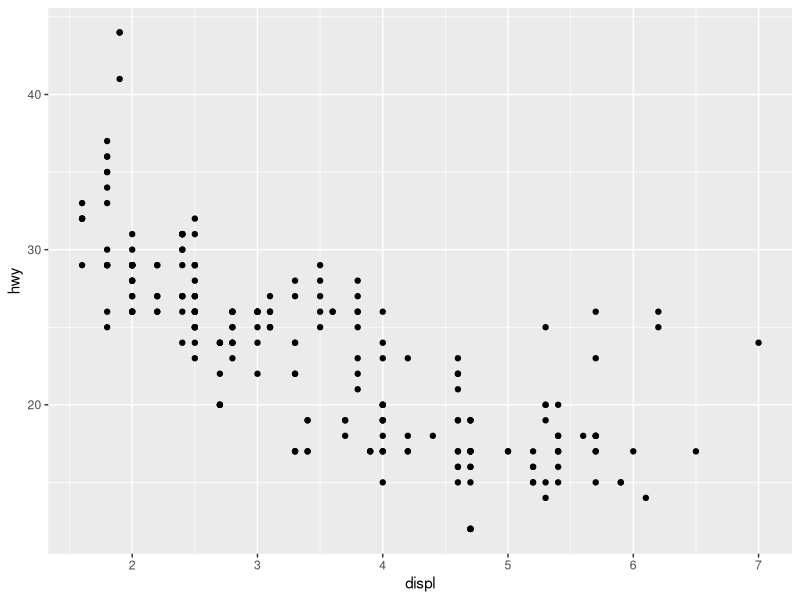
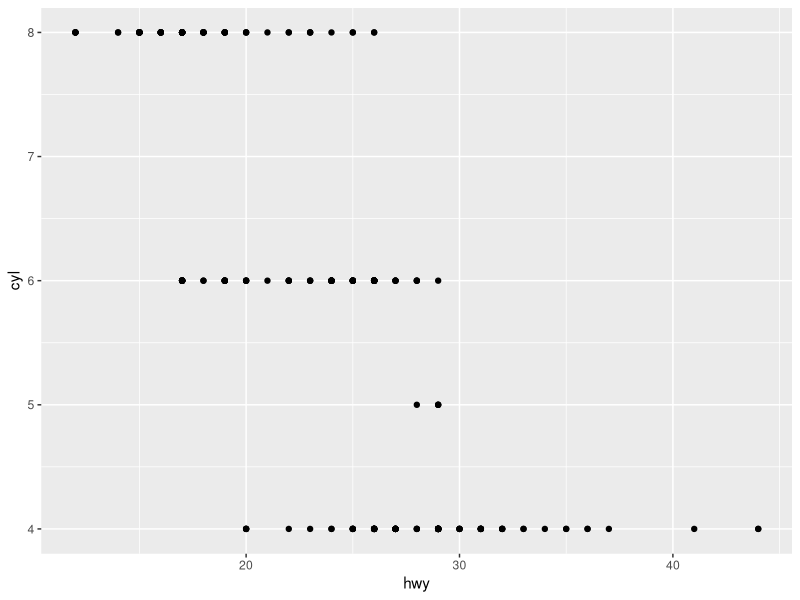
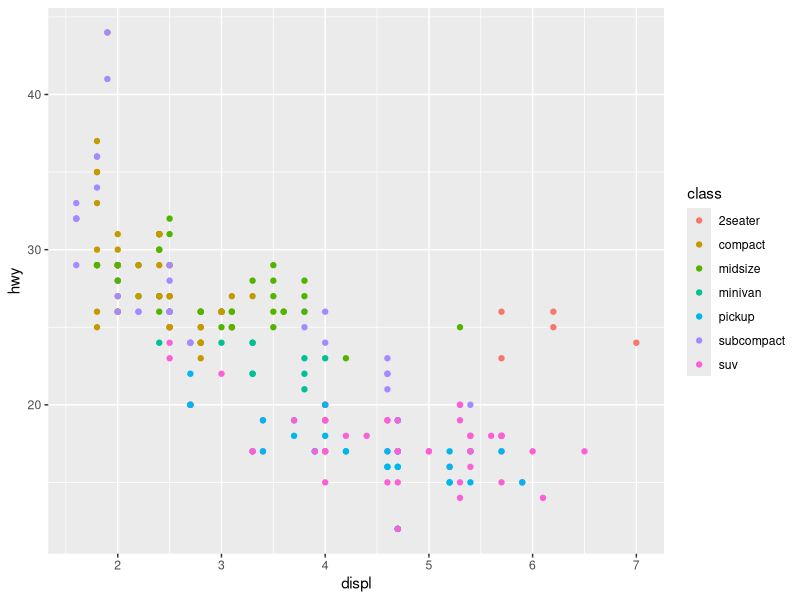
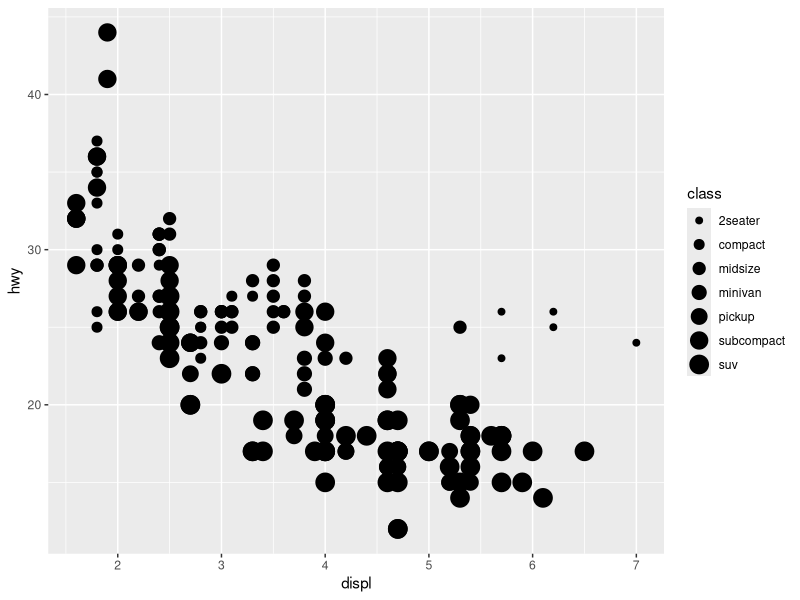
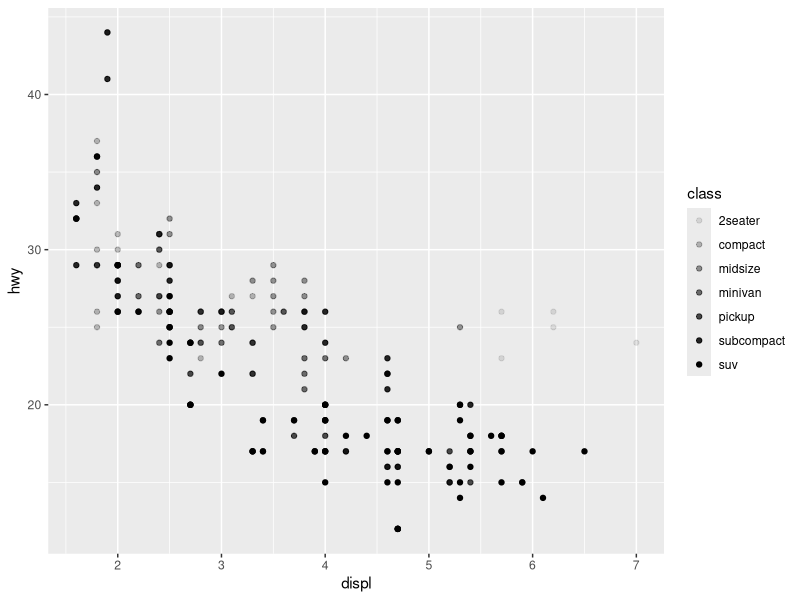
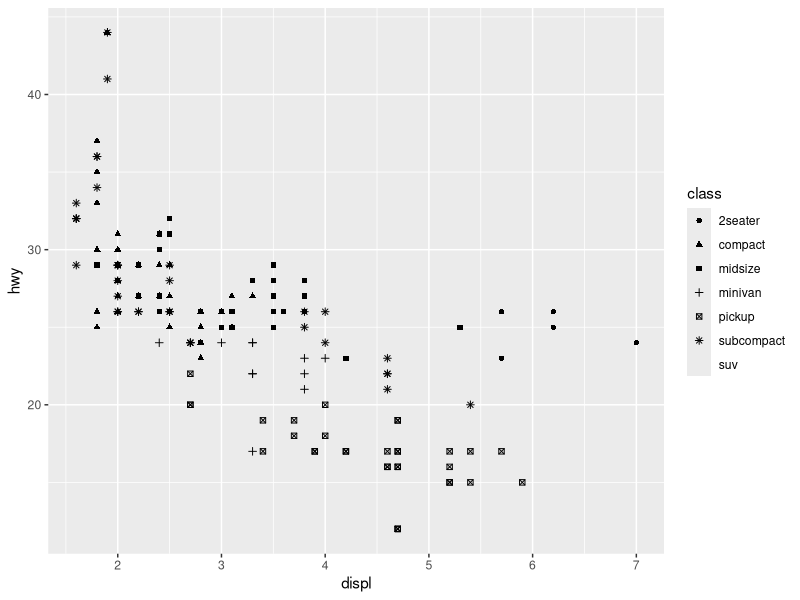
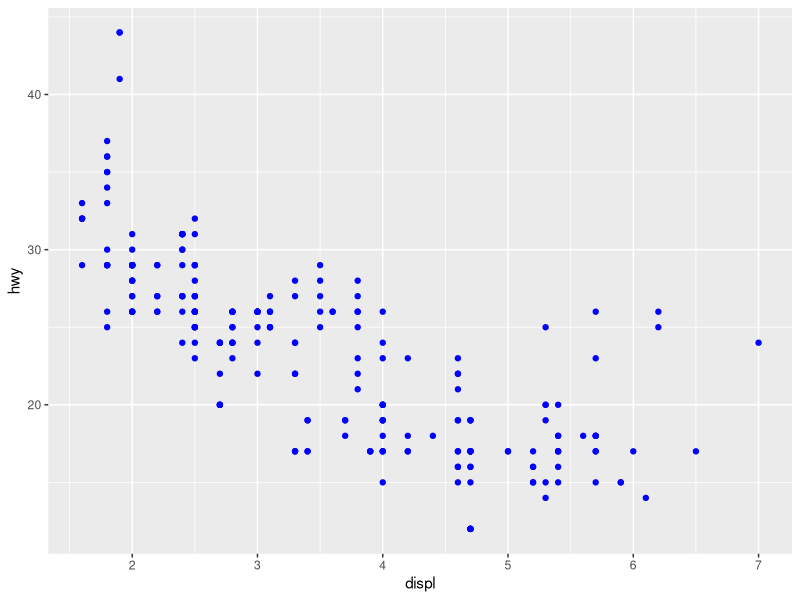
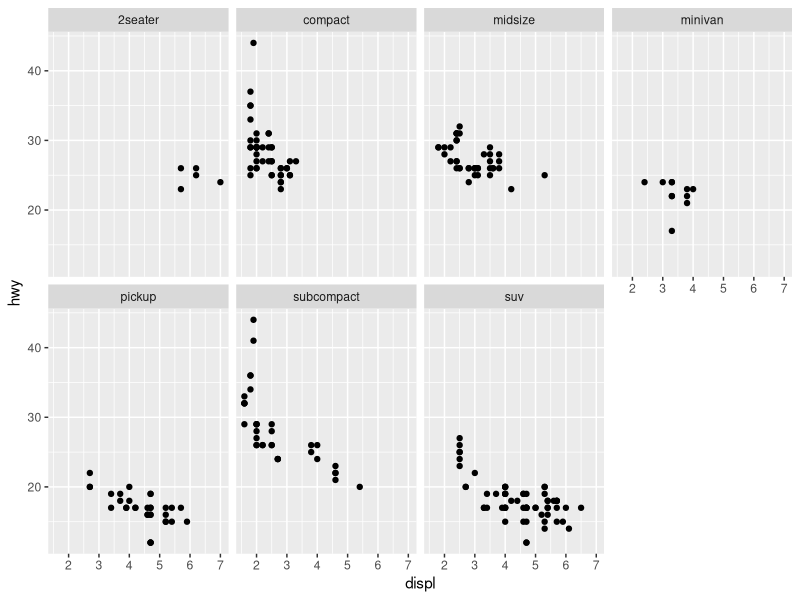

Reproduce these figures in R, in order. (Note: this script raises an error after producing the figures.)
## ---- chunk 1
#VERIFICAR SE O PACOTE ESTÁ CARREGADO
pacotesRequisitados = c("tidyverse")
for(p in pacotesRequisitados){
  if(!require(
    p, character.only = TRUE
  ))
    install.packages(p)
  library(p,character.only = TRUE)
}
## ---- chunk 2
mpg
## ---- chunk 3
ggplot(data = mpg) +
  geom_point(
    mapping = aes(
      x = displ, y = hwy
    )
  )
## ---- chunk 4
ggplot(data = mpg) + 
  geom_point(
    mapping = aes(
      x=hwy, y=cyl
    )
  )
## ---- chunk 5
ggplot(data = mpg) +
  geom_point(
    mapping = aes(
      x = displ, y = hwy, color = class
    )
  )

ggplot(data=mpg) + 
  geom_point(
    mapping = aes(
      x=displ, y=hwy, size=class
    )
  )
## ---- chunk 6
ggplot(data=mpg)+
  geom_point(
    mapping = aes(
      x=displ, y=hwy, alpha=class
    )
  )
## ---- chunk 7
ggplot(data=mpg)+
  geom_point(
    mapping = aes(
      x=displ, y=hwy, shape=class #utilização de 6 classes, se houver mais categorias fica fora
    )
  )
## ---- chunk 8
ggplot(
  data=mpg
) + 
  geom_point(
    mapping = aes(
      x=displ, y=hwy
    ), color="blue" # a cor não transmite a informação sobre uma variável
  )

## ---- chunk 9
ggplot( data = mpg ) +
  geom_point(
    mapping = aes(
      x = displ, y = hwy
    )
  ) + 
  facet_wrap(
    ~ class, nrow = 2
  )
## ---- chunk 10
ggplot( data = mpg ) +
  geom_point(
    mapping = aes(
      x = displ, y = hwy
    )
  ) + 
  facet_grid( drv ~ cyl)


ggplot( data = mpg ) +
  geom_point(
    mapping = aes(
      x = displ, y = hwy
    )
  ) + 
  facet_grid( . ~ cyl)
## ---- chunk 11
ggplot( data = mpg ) +
  geom_point(
    mapping = aes(
      x = drv, y = cyl
    )
  ) + 
  facet_grid( drv ~ cyl)
## ---- chunk 12
ggplot( data = mpg ) +
  geom_point(
    mapping = aes(
      x = displ, y = hwy
    )
  ) + 
  facet_grid(
    drv ~ .
  )


ggplot( data = mpg ) +
  geom_point(
    mapping = aes(
      x = displ, y = hwy
    )
  ) + 
  facet_grid(
     . ~ cyl
  )
## ---- chunk 13
ggplot(data = mpg) + 
  geom_point(
    mapping = aes(
      x = displ, y = hwy
    )
  ) + 
  facet_wrap( ~ class, ncol = 4)
## ---- chunk 14
ggplot( data = mpg ) +
  geom_point(
    mapping = aes(
      x = displ, y = hwy
    )
  )
## ---- chunk 15
ggplot( data = mpg ) +
  geom_smooth(
    mapping = aes(
      x = displ, y = hwy
    )
  )

ggplot( data = mpg ) +
  geom_smooth(
    mapping = aes(
      x = displ, y = hwy, linetype = drv
    )
  )
## ---- chunk 16
ggplot(data = mpg) +
  geom_smooth(
    mapping = aes(
      x = displ, y = hwy
    )
  )
ggplot( data = mpg ) +
  geom_smooth(
    mapping = aes(
      x = displ, y = hwy, group = drv
    )
  )
ggplot( data = mpg) +
  geom_smooth(
    mapping = aes(
      x = displ, y = hwy, color = drv
    ),
    show.legend = FALSE
  )
## ---- chunk 17
ggplot(data = mpg) + 
  geom_point(
    mapping = aes(
      x = displ, y = hwy
    )
  ) +
  geom_smooth(
    mapping = aes(
      x = displ, y = hwy
    )
  )
## ---- chunk 18
ggplot(
  data = mpg, mapping = aes(
    x = displ, y = hwy
  )
)+
  geom_point() +
  geom_smooth()
## ---- chunk 19
ggplot(
  data = mpg, mapping = aes(
    x = displ, y = hwy
  )
) + 
  geom_point(
    mapping = aes(
      color = class
    )
  ) + 
  geom_smooth()
## ---- chunk 20
ggplot(
  data = mpg, mapping = aes(
    x = displ, y = hwy
  )
) + 
  geom_point(
    mapping = aes(
      color = class
    )
  ) + 
  geom_smooth(
    data = filter(
      mpg, class == "compact"
    ), se = TRUE
  )
## ---- chunk 21
ggplot(
  data =  mpg,
  mapping = aes(
    x = displ, y = hwy, color = drv
  )) +
    geom_point() +
    geom_smooth( 
      se = TRUE
      )
## ---- chunk 22

ggplot(
  data = mpg, mapping = aes(
    x = displ, y = hwy
  )) +
  geom_point() +
  geom_smooth()
## ---- chunk 23
ggplot() +
  geom_point(
    data = mpg, mapping = aes(
      x = displ, y = hwy
    )) +
  geom_smooth(
    data = mpg,
    mapping = aes(
      x = displ, y = hwy
    )
  )
## ---- chunk 24
diamonds
## ---- chunk 25
ggplot(data = diamonds) +
  geom_bar(mapping = aes(
    x = cut
  ))
## ---- chunk 26
ggplot(
  data = diamonds
) +
  stat_count(mapping = aes(
    x = cut
  ))
## ---- chunk 27
demo <- tribble(
  ~a, ~b,
  "bar1", 20,
  "bar2", 30,
  "bar3", 40
)
ggplot(data = demo) +
  geom_bar(
    mapping = aes(
      x = a, y = b
    ), stat = "identity"
  )

## ---- chunk 28
ggplot(
  data  = diamonds
) +
  geom_bar(
    mapping = aes(
      x = cut, y = ..prop.., group = 1
    )
  )

## ---- chunk 29
ggplot(data = diamonds) +
  stat_summary(
    mapping = aes(
      x = cut, y = depth
    ), 
    fun.ymin = min,
    fun.ymax = max,
    fun.y = median
  )
## ---- chunk 30
ggplot(data = diamonds) +
  geom_bar(
    mapping = aes(
      x = cut, color = cut
    )
  )
ggplot(data = diamonds) +
  geom_bar(
    mapping = aes(
      x = cut, fill = cut
    )
  )
## ---- chunk 31
ggplot( data = diamonds ) +
  geom_bar(
    mapping = aes(
      x = cut, fill = clarity
    )
  )

ggplot(
  data = diamonds,
  mapping = aes(
    x = cut, fill = clarity
  )
) + 
  geom_bar(
    alpha = 1/5, position = "identity" #inutil para grafico de barras, pois sobrepõe
  )
ggplot(
  data = diamonds,
  mapping = aes(
    x = cut, color = clarity
  )
) + 
  geom_bar(
    fill = NA, position = "identity" #fill = NA, torna-o completamente transparente
  )


ggplot(
  data = diamonds
) + 
  geom_bar(
    mapping = aes(
      x = cut, fill = clarity
    ), position = "fill" # position fill fica todo preenchido
    #fill funciona como empilhamento da mesma altura, facilita comparar proporções
  )

ggplot(
  data = diamonds
) + 
  geom_bar(
    mapping = aes(
      x = cut, fill = clarity
    ), position = "dodge"
  )
## ---- chunk 32
ggplot(
  data = mpg
) +
  geom_point(
    mapping = aes(
      x = displ, y = hwy
    ),
    position = "jitter"
  )
## ---- chunk 33
ggplot(
  data = mpg
) + geom_point(
  mapping = aes(
    x = displ, y = hwy
  ), 
  position = "stack"
)
## ---- chunk 34

ggplot(
  data = mpg, mapping = aes(
    x = cty, y = hwy)) +
  geom_point(
    position = "jitter")


## ---- chunk 35
ggplot(data = mpg, mapping = aes(x = cty, y = hwy)) +
  geom_jitter(height = 0, width = 0)
## ---- chunk 36

ggplot(data = mpg, mapping = aes(x = cty, y = hwy)) +
  geom_count(position = "jitter")
## ---- chunk 37

ggplot(data = mpg, aes(x = drv, y = hwy, colour = class)) +
  geom_boxplot(position = "identity")
## ---- chunk 38
ggplot(
  data = mpg, mapping = aes(
    x = class, y = hwy
  )
) + 
  geom_boxplot()
ggplot(
  data = mpg, mapping = aes(
    x = class, y = hwy
  )
) + 
  geom_boxplot() +
  coord_flip()

nz <- map_data("nz")

ggplot(nz, aes(
  long, lat, group = group
)) + 
  geom_polygon(fill = "white", color = "black") +
  coord_quickmap()
## ---- chunk 39
world <- map_data("world")
ggplot(world, aes(
  long, lat, group = group
)) +
  geom_polygon(fill = "black", color = "white") +
  coord_quickmap() + theme_bw()
## ---- chunk 40
bar <- ggplot(data = diamonds) +
  geom_bar(
    mapping = aes(
      x = cut, fill = cut
    ), show.legend = FALSE,
    width = 1
  ) +
  theme(aspect.ratio = 1) +
  labs(x = NULL, y = NULL)

bar + coord_flip()
bar + coord_polar()
## ---- chunk 41
bar
## ---- chunk 42
ggplot(
  mpg, aes(
    x = factor(1), fill = drv
  )
) +
  geom_bar()

ggplot(
  mpg, aes(
    x = factor(1), fill = drv
  )
) +
  geom_bar(width = 1) + 
  coord_polar(theta = "y")
## ---- chunk 43
ggplot(
  mpg, aes(
    x = factor(1), fill = drv
  )
) +
  geom_bar(width = 1) + 
  coord_polar()
## ---- chunk 44
ggplot(
  data = mpg, 
  mapping = aes(
    x = class, y = hwy
  )
) + 
  geom_boxplot() +
  coord_flip() +
  labs(y = "Highway MPG",
       x = "Class",
       title = "Higway MPG by car class",
       subtitle = "1999-2008",
       caption = "Source: http://fueleconomy.gov")

## ---- chunk 45

nz <- map_data("nz")

ggplot(nz, aes(
  long, lat, group = group
)) + 
  geom_polygon(fill = "white", color = "black") +
  coord_quickmap()
## ---- chunk 46
ggplot(nz, aes(
  long, lat, group = group
)) + 
  geom_polygon(fill = "white", color = "black") +
  coord_map()
## ---- chunk 47
p<- ggplot(
  data = mpg, mapping = aes(
    x = cty, y = hwy
  )
) + geom_point() + 
  geom_abline()

p + coord_fixed()
